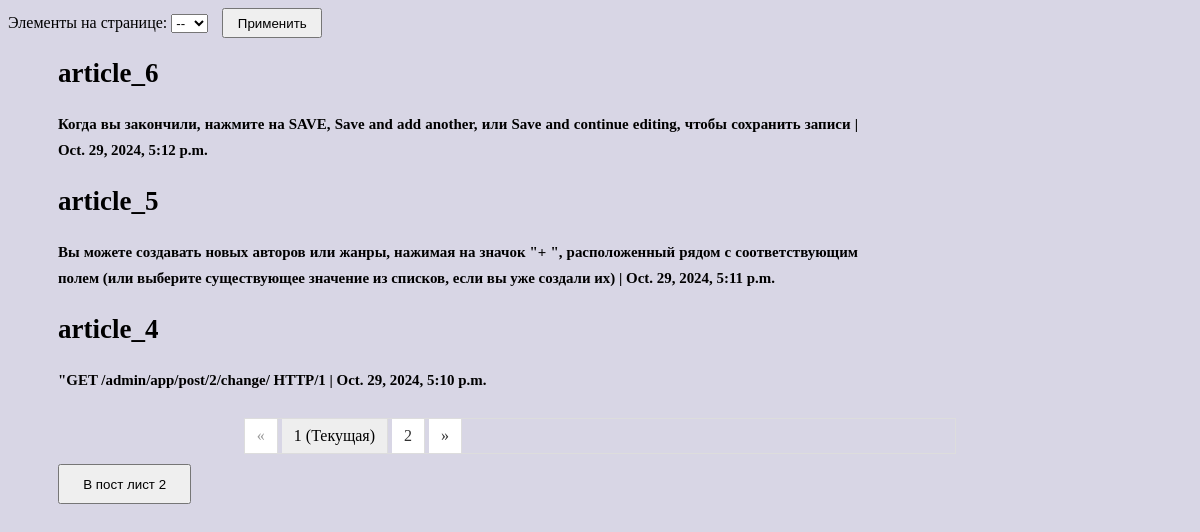
The page / on the database its author committed.
### app/models.py (models this page shows)
class Post(models.Model):
    title = models.CharField(max_length=255)
    content = models.TextField()
    created_at = models.DateTimeField(auto_now_add=True)

### app/views.py (the view)
# urls.py: path('', post_list),
def post_list(request):
    posts = Post.objects.all().order_by('-id')
    paginator = Paginator(posts, 3)
    page = request.GET.get('page')
    try:
        posts = paginator.page(page)
    except PageNotAnInteger:
        posts = paginator.page(1)
    except EmptyPage:
        posts = paginator.page(paginator.num_pages)
    context = {'posts': posts}
    return render(request, 'post_list.html', context)

### templates/post_list.html (shortened to what this page needs)
<!DOCTYPE html>
{%load static%}
<html lang="en">
<head>
    <link rel="stylesheet" type="text/css" href="{%static 'style.css'%}">
</head>
<body>
    <form action="" method="get">
        <label for="per_page">Элементы на странице:</label>
        <select id="per_page" name="per_page">
            <option value="">--</option>
        </select>
        <button type="submit" class="paginator_bt">Применить</button>
    </form>
<div class="post-container">
{% for post in posts %}
<h2>{{ post.title }}</h2>
    <h5> {{ post.content }} | {{ post.created_at }}</h5>
{% endfor %}
</div>
{% if posts.has_previous or posts.has_next %}
<ul class="pagination">
    {% if posts.has_previous %}
    <li><a href="?page={{ posts.previous_page_number }}">«</a></li>
    {% else %}
    <li class="disabled"><span>«</span></li>
    {% endif %}
    {% for i in posts.paginator.page_range %}
    {% if posts.number == i %}
    <li class="active"><span>{{ i }}<span class="sr-only"> (Текущая)</span></span></li>
    {% else %}
    <li><a href="?page={{ i }}">{{ i }}</a></li>
    {% endif %}
    {% endfor %}
    {% if posts.has_next %}
    <li><a href="?page={{ posts.next_page_number }}">»</a></li>
    {% else %}
    <li class="disabled"><span>»</span></li>
    {% endif %}
</ul>
{% endif %}
</body>
<form action="http://127.0.0.1:8000/view/" target="_self">
    <button class="btn">В пост лист 2</button>
</form>
</html>

### static/style.css (style rules this page uses)
.btn { width: 10em; height: 3em; margin-top: 10px; margin-left: 50px; }
body { background-color: #d8d6e5; }
.paginator_bt { width: 100px; height: 30px; margin-left: 10px; }
.post-container { width: 800px; padding-left: 50px; text-align: justify; font-size: 18px; line-height: 26px; letter-spacing: normal; }
.pagination { display: flex-direction; justify-content: flex-start; list-style: none; padding: 0; margin: 0 auto; margin-top: 10px; border: 1px solid #ddd; max-width: 60%; }
.pagination li { display: inline-block; padding: 8px 12px; background-color: #fff; border-right: 1px solid #ddd; }
.pagination li a { color: #333; text-decoration: none; transition: all 0.3s ease; }
.pagination li.active, .pagination li:hover { background-color: #eee; }
.pagination li.disabled span { color: #999; }

### rows shown on the page
Post: title "article_6", content "Когда вы закончили, нажмите на SAVE, Save and add another, или Save and continue editing, чтобы сохранить записи", created_at "Oct. 29, 2024, 5:12 p.m."
Post: title "article_5", content "Вы можете создавать новых авторов или жанры, нажимая на значок \"+ \", расположенный рядом с соответствующим полем (или выберите существующее значение из списков, если вы уже создали их)", created_at "Oct. 29, 2024, 5:11 p.m."
Post: title "article_4", content "\"GET /admin/app/post/2/change/ HTTP/1", created_at "Oct. 29, 2024, 5:10 p.m."

### other values the page prints
{{ i }} "1"
{{ i }} "2"
